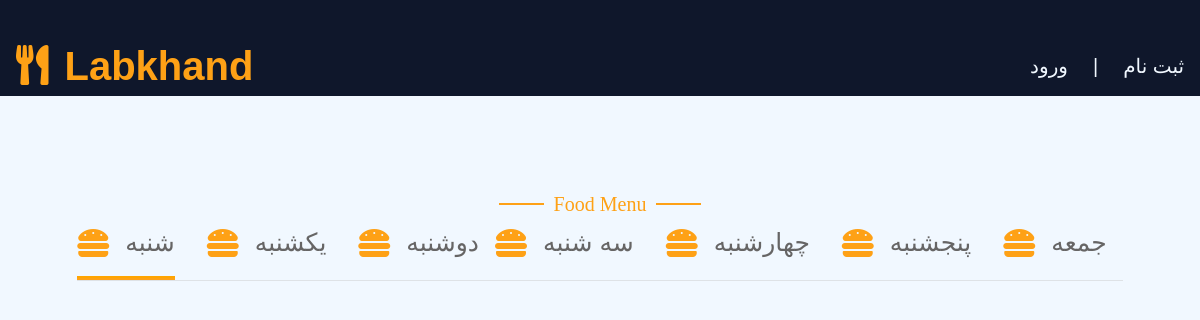
Before: /foods/Sat/ with the older database file.
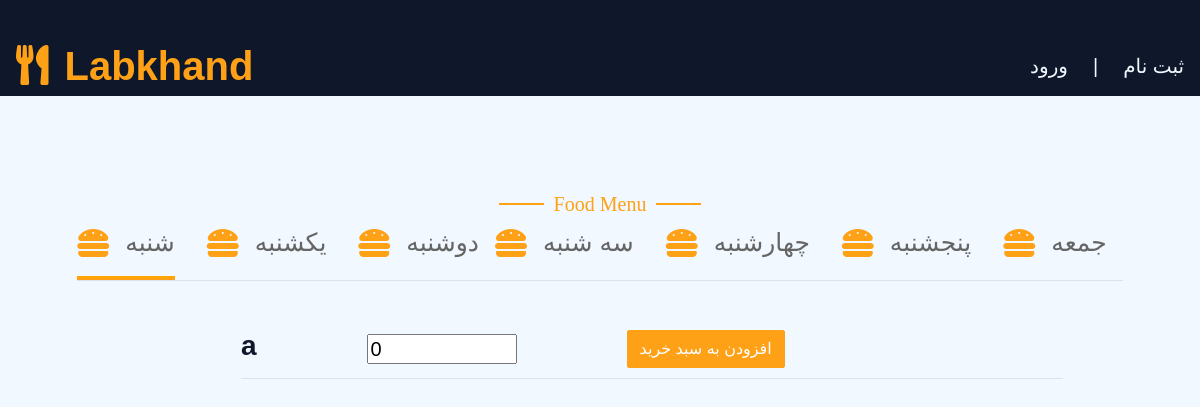
After: the same page with the newer database file.
### user/models.py (models this page shows, shortened)
class Food(models.Model):
    slug = models.PositiveIntegerField(unique=True, blank=True, null=True)
    food_name = models.CharField(max_length=100)
    description = models.TextField(blank=True, null=True)
    CHOICE = [
        ('Sun', 'Sunday'),
        ('Mon', 'Monday'),
        ('Tue', 'Tuesday'),
        ('Wed', 'Wednesday'),
        ('Thu', 'Thursday'),
        ('Fri', 'Friday'),
        ('Sat', 'Saturday'),
    ]
    day_of_week = models.CharField(max_length=3, choices=CHOICE, default='Sat')

### user/views.py (the view)
# urls.py: path('foods/<str:day>/', views.food_list, name='food_list'),
def food_list(request, day):
    foods = Food.objects.filter(day_of_week=day)
    return render(request, 'index.html', {'foods': foods, 'day': day})

### user/templates/index.html (shortened to what the changed rows need)
<!DOCTYPE html>
<html lang="en">
<head>
    {% load static %}
    <link href="https://cdnjs.cloudflare.com/ajax/libs/font-awesome/5.10.0/css/all.min.css" rel="stylesheet" type="text/css">
    <link href="https://cdn.jsdelivr.net/npm/bootstrap-icons@1.4.1/font/bootstrap-icons.css" rel="stylesheet" type="text/css">
    <link href="{% static 'lib/animate/animate.min.css' %}" rel="stylesheet" type="text/css">
    <link href="{% static 'lib/owlcarousel/assets/owl.carousel.min.css' %}" rel="stylesheet" type="text/css">
    <link href="{% static 'lib/tempusdominus/css/tempusdominus-bootstrap-4.min.css' %}" rel="stylesheet" type="text/css">
    <link href="{% static 'css/bootstrap.min.css' %}" rel="stylesheet" type="text/css">
    <link href="{% static 'css/style.css' %}" rel="stylesheet" type="text/css">
</head>
<body>
    {% block content %}
    <div class="container-xxl position-relative p-0">
        <nav class="navbar navbar-expand-lg navbar-dark bg-dark px-3 py-3">
            <a href="#" class="navbar-brand p-0">
                <h1 class="text-primary m-0"><i class="fa fa-utensils me-3"></i>Labkhand</h1>
            </a>
        </nav>
        </div>
            <div class="container-xxl py-5">
                <div class="container">
                    <div class="tab-class text-center wow fadeInUp" data-wow-delay="0.1s">
                        <div class="tab-content">
                            <div id="tab-1" class="tab-pane fade show p-0 active">
                                <div class="row g-4 justify-content-center">
                                    {% for food in foods %}
                                            <div class="col-lg-10">
                                                <div class="d-flex align-items-center">
                                                    <div class="w-100 d-flex flex-column text-start ps-4">
                                                        <h5 class="d-flex justify-content-between border-bottom pb-2 align-items-center">
                                                            <div style="display: flex; align-items: center; gap: 90px;">
                                                                <h3>{{ food.food_name }}</h3>
                                                                <input type="number" min="0" value="0" id="quantity-{{ food.slug }}" style="width: 150px; margin: 0 20px;"/>
                                                                <button class="btn btn-primary" onclick="addToCart('{{ food.slug }}', '{{ day }}')">افزودن به سبد خرید</button>
                                                            </div>
                                                        </h5>
                                                    </div>
                                                </div>
                                            </div>
                                        {% endfor %}
                                    </div>
                                </div>
                            </div>
                        </div>
                    </div>
                </div>
    </html>
    {% endblock %}

Changed rows visible on the page:
added Food: food_name "a"
